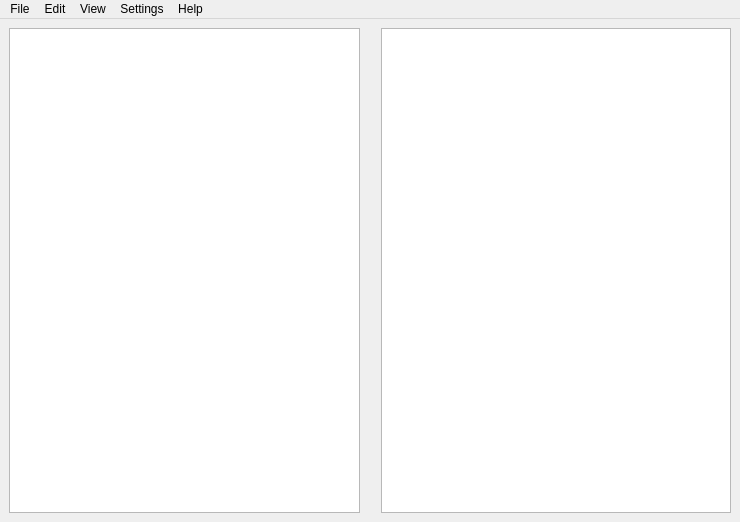
<?xml version="1.0" encoding="UTF-8"?>
<ui version="4.0">
 <class>MainWindow</class>
 <widget class="QMainWindow" name="MainWindow">
  <property name="geometry">
   <rect>
    <x>0</x>
    <y>0</y>
    <width>740</width>
    <height>522</height>
   </rect>
  </property>
  <property name="windowTitle">
   <string>qboprox</string>
  </property>
  <widget class="QWidget" name="centralwidget">
   <layout class="QGridLayout" name="gridLayout">
    <item row="0" column="0">
     <widget class="QTreeView" name="fileTree">
      <property name="minimumSize">
       <size>
        <width>200</width>
        <height>0</height>
       </size>
      </property>
     </widget>
    </item>
    <item row="0" column="2">
     <widget class="QTextBrowser" name="descriptionText">
      <property name="minimumSize">
       <size>
        <width>200</width>
        <height>0</height>
       </size>
      </property>
      <property name="openLinks">
       <bool>false</bool>
      </property>
     </widget>
    </item>
    <item row="0" column="1">
     <spacer name="horizontalSpacer">
      <property name="orientation">
       <enum>Qt::Horizontal</enum>
      </property>
      <property name="sizeType">
       <enum>QSizePolicy::Fixed</enum>
      </property>
      <property name="sizeHint" stdset="0">
       <size>
        <width>15</width>
        <height>400</height>
       </size>
      </property>
     </spacer>
    </item>
   </layout>
  </widget>
  <widget class="QMenuBar" name="menubar">
   <property name="geometry">
    <rect>
     <x>0</x>
     <y>0</y>
     <width>740</width>
     <height>25</height>
    </rect>
   </property>
   <widget class="QMenu" name="menuFile">
    <property name="title">
     <string>File</string>
    </property>
    <addaction name="actionHide"/>
    <addaction name="separator"/>
    <addaction name="actionQuit"/>
   </widget>
   <widget class="QMenu" name="menuEdit">
    <property name="title">
     <string>Edit</string>
    </property>
    <widget class="QMenu" name="menuForceUpdate">
     <property name="title">
      <string>Force local update</string>
     </property>
     <addaction name="separator"/>
     <addaction name="actionAll_repositories"/>
    </widget>
    <widget class="QMenu" name="menuRecalculate_checksums">
     <property name="title">
      <string>Recalculate checksums</string>
     </property>
     <addaction name="separator"/>
     <addaction name="actionAll_repositories_2"/>
    </widget>
    <addaction name="menuForceUpdate"/>
    <addaction name="menuRecalculate_checksums"/>
   </widget>
   <widget class="QMenu" name="menuView">
    <property name="title">
     <string>View</string>
    </property>
    <addaction name="actionRefresh"/>
   </widget>
   <widget class="QMenu" name="menuSettings">
    <property name="title">
     <string>Settings</string>
    </property>
    <addaction name="actionRepository_list"/>
    <addaction name="separator"/>
    <addaction name="actionPreferences"/>
   </widget>
   <widget class="QMenu" name="menuHelp">
    <property name="title">
     <string>Help</string>
    </property>
    <addaction name="actionAbout"/>
   </widget>
   <addaction name="menuFile"/>
   <addaction name="menuEdit"/>
   <addaction name="menuView"/>
   <addaction name="menuSettings"/>
   <addaction name="menuHelp"/>
  </widget>
  <action name="actionQuit">
   <property name="text">
    <string>Quit</string>
   </property>
   <property name="shortcut">
    <string>Ctrl+Q</string>
   </property>
   <property name="menuRole">
    <enum>QAction::QuitRole</enum>
   </property>
  </action>
  <action name="actionRefresh">
   <property name="text">
    <string>Refresh</string>
   </property>
   <property name="shortcut">
    <string>Ctrl+R</string>
   </property>
  </action>
  <action name="actionHide">
   <property name="text">
    <string>Hide</string>
   </property>
   <property name="shortcut">
    <string>Ctrl+H</string>
   </property>
  </action>
  <action name="actionPreferences">
   <property name="text">
    <string>Preferences</string>
   </property>
  </action>
  <action name="actionAll_repositories">
   <property name="text">
    <string>All repositories</string>
   </property>
  </action>
  <action name="actionAbout">
   <property name="text">
    <string>About qboprox</string>
   </property>
  </action>
  <action name="actionAll_repositories_2">
   <property name="text">
    <string>All repositories</string>
   </property>
  </action>
  <action name="actionRepository_list">
   <property name="text">
    <string>Repository list</string>
   </property>
  </action>
 </widget>
 <resources>
  <include location="resources.qrc"/>
 </resources>
 <connections/>
</ui>
